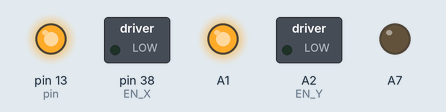
A sketch run on a simulated Arduino Mega 2560, built with avr-gcc and run on an emulated ATmega2560. On the bench: switched loads named in the sketch (green lamp = pin HIGH), output pins drawn as LEDs (lit = HIGH). Pins used as bus, display or sensor lines are not drawn.

Above: at 0.1 s.
At 4.6 s:
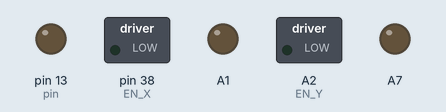
At 9.1 s:
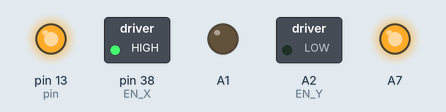
At 13.6 s:
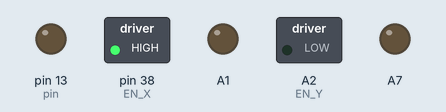
At 22.6 s:
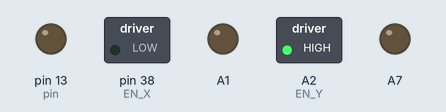
At 36.0 s:
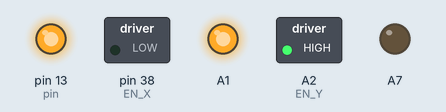
Timing chart, 0 to 37.5 s (numbered marks = the images above):
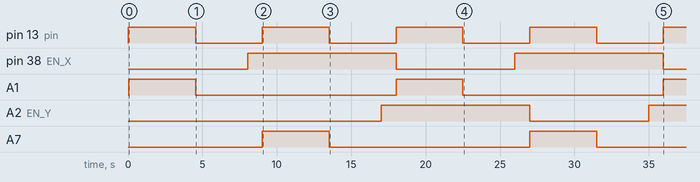

The sketch:

motor_test.ino
```cpp
#include "/home/bastli/Desktop/blink_arduino/AccelStepper/src/AccelStepper.h"
#include "/home/bastli/Desktop/blink_arduino/AccelStepper/src/AccelStepper.cpp"

#include "/home/bastli/Desktop/blink_arduino/AccelStepper/src/MultiStepper.h"
#include "/home/bastli/Desktop/blink_arduino/AccelStepper/src/MultiStepper.cpp"

#define F_CPU 16000000UL

#define DIR_X A1
#define STEP_X A0
#define EN_X 38

#define DIR_Y A7
#define STEP_Y A6
#define EN_Y A2

int pin = 13;

const int stepsPerRevolution = 200;

AccelStepper stepper_X = AccelStepper(1, STEP_X, DIR_X);
AccelStepper stepper_Y = AccelStepper(1, STEP_Y, DIR_Y);

void setup() {
  //DDRB |= (1<<PB7);
  stepper_X.setMaxSpeed(200);
  stepper_X.setSpeed(5);
  stepper_X.setAcceleration(400);
  stepper_Y.setMaxSpeed(200);
  stepper_Y.setSpeed(5);
  stepper_Y.setAcceleration(400);
  pinMode(pin, OUTPUT);
  pinMode(EN_X, OUTPUT);
  digitalWrite(EN_X, LOW);
  pinMode(EN_Y, OUTPUT);
  digitalWrite(EN_Y, LOW);
}

void loop() {
  digitalWrite(EN_X, LOW);
  digitalWrite(pin, HIGH);
  stepper_X.moveTo(600);
  stepper_X.runToPosition();
  delay(1000);

  digitalWrite(pin, LOW);
  stepper_X.moveTo(0);
  stepper_X.runToPosition();
  digitalWrite(EN_X, HIGH);
  delay(1000);

  digitalWrite(EN_Y, LOW);
  digitalWrite(pin, HIGH);
  stepper_Y.moveTo(600);
  stepper_Y.runToPosition();
  delay(1000);

  digitalWrite(pin, LOW);
  stepper_Y.moveTo(0);
  stepper_Y.runToPosition();
  digitalWrite(EN_Y, HIGH);
  delay(1000);

}
```

MultiStepper.h
```cpp
// MultiStepper.h

#ifndef MultiStepper_h
#define MultiStepper_h

#include <stdlib.h>
#if ARDUINO >= 100
#include <Arduino.h>
#else
#include <WProgram.h>
#include <wiring.h>
#endif

#define MULTISTEPPER_MAX_STEPPERS 10

class AccelStepper;

/////////////////////////////////////////////////////////////////////
/// \class MultiStepper MultiStepper.h <MultiStepper.h>
/// \brief Operate multiple AccelSteppers in a co-ordinated fashion
///
/// This class can manage multiple AccelSteppers (up to MULTISTEPPER_MAX_STEPPERS = 10),
/// and cause them all to move
/// to selected positions at such a (constant) speed that they all arrive at their
/// target position at the same time. This can be used to support devices with multiple steppers
/// on say multiple axes to cause linear diagonal motion. Suitable for use with X-Y plotters, flatbeds,
/// 3D printers etc
/// to get linear straight line movement between arbitrary 2d (or 3d or ...) positions.
///
/// Caution: only constant speed stepper motion is supported: acceleration and deceleration is not supported
/// All the steppers managed by MultiStepper will step at a constant speed to their
/// target (albeit perhaps different speeds for each stepper).
class MultiStepper
{
public:
    /// Constructor
    MultiStepper();

    /// Add a stepper to the set of managed steppers
    /// There is an upper limit of MULTISTEPPER_MAX_STEPPERS = 10 to the number of steppers that can be managed
    /// \param[in] stepper Reference to a stepper to add to the managed list
    /// \return true if successful. false if the number of managed steppers would exceed MULTISTEPPER_MAX_STEPPERS
    boolean addStepper(AccelStepper& stepper);

    /// Set the target positions of all managed steppers
    /// according to a coordinate array.
    /// New speeds will be computed for each stepper so they will all arrive at their
    /// respective targets at very close to the same time.
    /// \param[in] absolute An array of desired absolute stepper positions. absolute[0] will be used to set
    /// the absolute position of the first stepper added by addStepper() etc. The array must be at least as long as
    /// the number of steppers that have been added by addStepper, else results are undefined.
    void moveTo(long absolute[]);

    /// Calls runSpeed() on all the managed steppers
    /// that have not acheived their target position.
    /// \return true if any stepper is still in the process of running to its target position.
    boolean run();

    /// Runs all managed steppers until they acheived their target position.
    /// Blocks until all that position is acheived. If you dont
    /// want blocking consider using run() instead.
    void    runSpeedToPosition();

private:
    /// Array of pointers to the steppers we are controlling.
    /// Fills from 0 onwards
    AccelStepper* _steppers[MULTISTEPPER_MAX_STEPPERS];

    /// Number of steppers we are controlling and the number
    /// of steppers in _steppers[]
    uint8_t       _num_steppers;
};

/// @example MultiStepper.pde
/// Use MultiStepper class to manage multiple steppers and make them all move to
/// the same position at the same time for linear 2d (or 3d) motion.

#endif
```

Source omitted: AccelStepper.h (41397 bytes)

Measured:
- by itself, pin 13 (pin): alternates HIGH for 4.5 s and LOW for 4.5 s
- by itself, pin 38 (EN_X): alternates HIGH for 10.0 s and LOW for 8.0 s
- by itself, A1, A7: alternates HIGH for 4.5 s and LOW for 13.5 s
- by itself, A2 (EN_Y): LOW → HIGH at 17.0 s, → LOW 10.0 s later, → HIGH 8.0 s later
